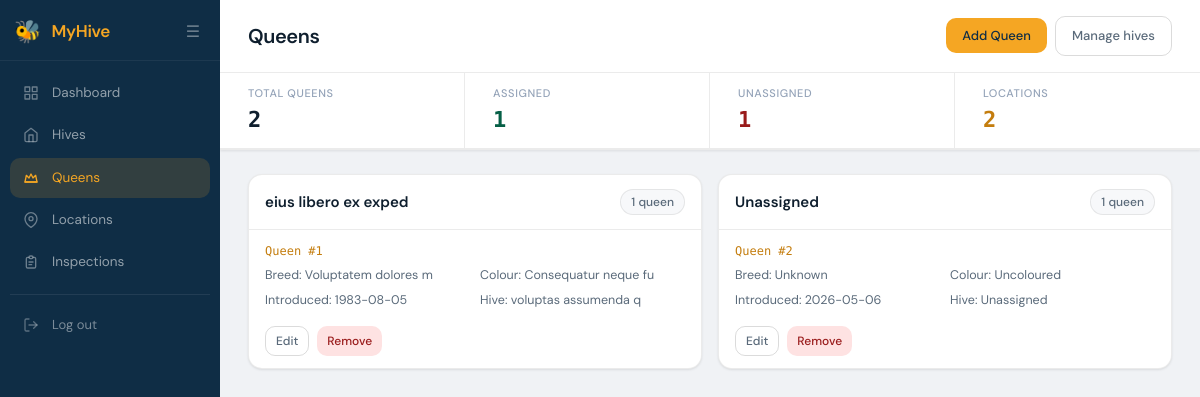
Page /queens (signed in) on the committed database.
### app.py (models this page shows, shortened)
    class Location(db.Model):
        id = db.Column(db.Integer, primary_key=True)
        user_id = db.Column(db.Integer, db.ForeignKey("user.id"))
        name = db.Column(db.String(120), default="No Location")
        hives = db.relationship("Hive", backref="at_location", lazy=True)
        Longitude = db.Column(db.Integer, default="Undefined")
        Latitude = db.Column(db.Integer, default="Undefined")
        max_number_of_hives = db.Column(db.Integer, default=0)

    class Queen(db.Model):
        id = db.Column(db.Integer, primary_key=True)
        user_id = db.Column(db.Integer, db.ForeignKey("user.id"))
        hive_id = db.relationship("Hive", backref="queen", lazy=True)
        breed = db.Column(db.String(20), default="Unknown")
        intro_date = db.Column(db.String(120), default=db.func.current_date())
        colour = db.Column(db.String(20))

    class Hive(db.Model):
        id = db.Column(db.Integer, primary_key=True)
        user_id = db.Column(db.Integer, db.ForeignKey("user.id"))
        last_inspection = db.Column(db.DateTime, default=db.func.current_date())
        box_size = db.Column(db.String(10), nullable=False)
        frames = db.Column(db.String(120), nullable=False)
        location_id = db.Column(db.Integer, db.ForeignKey("location.id"))
        queen_id = db.Column(db.Integer, db.ForeignKey("queen.id"))
        image_id = db.Column(db.Integer, db.ForeignKey("image.id"))
        feed = db.Column(db.String(40))
        name = db.Column(db.String(120))
        notes = db.Column(db.String(500), default="")

### app.py (the view)
    @app.route("/queens")
    def queens_page():
        user = db.session.get(User, session["user_id"])
        if not user:
            return redirect(url_for("login"))
        hive_by_queen_id = {hive.queen_id: hive for hive in user.hives if hive.queen_id}
        grouped = {}
        for queen in user.queens:
            hive = hive_by_queen_id.get(queen.id)
            location_name = "Unassigned"
            hive_name = None
            if hive:
                location_name = (
                    hive.at_location.name
                    if hive.at_location and hive.at_location.name
                    else "No Location"
                )
                hive_name = hive.name or f"Hive {hive.id}"
            queen_data = {
                "id": queen.id,
                "breed": queen.breed or "Unknown",
                "colour": queen.colour or "Uncoloured",
                "intro_date": queen.intro_date or "",
                "hive_name": hive_name,
            }
            grouped.setdefault(location_name, []).append(queen_data)
        grouped_queens = [
            {
                "location": location,
                "queens": sorted(queens, key=lambda item: item["id"]),
            }
            for location, queens in sorted(
                grouped.items(), key=lambda item: item[0].lower()
            )
        ]
        total_queens = len(user.queens)
        assigned_queens = len(
            [queen for queen in user.queens if queen.id in hive_by_queen_id]
        )
        return render_template(
            "queens.html",
            grouped_queens=grouped_queens,
            total_queens=total_queens,
            assigned_queens=assigned_queens,
            unassigned_queens=total_queens - assigned_queens,
        )

### app.py (called while the page is built, shortened)
    @app.before_request
    def require_login():
        if session.get("user_id") is not None:
            return

### templates/queens.html (shortened to what this page needs)
<!DOCTYPE html>
<html lang="en">
  <head>
    <link rel="stylesheet"
      href="{{ url_for('static', filename='css/style.css') }}" />
    <link rel="stylesheet"
      href="{{ url_for('static', filename='css/queens.css') }}" />
  </head>
  <body>
    <div class="container">
      <aside class="sidebar" id="sidebar">
        <div class="sidebar-header">
          <a class="logo" href="#">
            <span class="logo-icon">🐝</span>
            <span class="logo-text">MyHive</span>
          </a>
          <button id="toggle-sidebar" title="Toggle sidebar">&#9776;</button>
        </div>
        <nav>
          <ul>
            <li>
              <a href="{{ url_for('dashboard') }}">
                <span class="nav-icon">
                  <svg width="16" height="16" viewBox="0 0 24 24" fill="none"
                    stroke="currentColor" stroke-width="2"
                    stroke-linecap="round" stroke-linejoin="round">
                    <rect x="3" y="3" width="7" height="7" /><rect x="14" y="3"
                      width="7" height="7" />
                    <rect x="14" y="14" width="7" height="7" /><rect x="3"
                      y="14" width="7" height="7" />
                  </svg>
                </span>
                <span class="nav-label">Dashboard</span>
              </a>
            </li>
            <li>
              <a href="{{ url_for('hives_page') }}">
                <span class="nav-icon">
                  <svg width="16" height="16" viewBox="0 0 24 24" fill="none"
                    stroke="currentColor" stroke-width="2"
                    stroke-linecap="round" stroke-linejoin="round">
                    <path d="M3 9l9-7 9 7v11a2 2 0 01-2 2H5a2 2 0 01-2-2z" />
                    <polyline points="9 22 9 12 15 12 15 22" />
                  </svg>
                </span>
                <span class="nav-label">Hives</span>
              </a>
            </li>
            <li class="active">
              <a href="{{ url_for('queens_page') }}">
                <span class="nav-icon">
                  <svg width="16" height="16" viewBox="0 0 24 24" fill="none"
                    stroke="currentColor" stroke-width="2"
                    stroke-linecap="round" stroke-linejoin="round">
                    <path d="M3 18l2-10 4 4 3-6 3 6 4-4 2 10z" />
                    <line x1="3" y1="18" x2="21" y2="18" />
                  </svg>
                </span>
                <span class="nav-label">Queens</span>
              </a>
            </li>
            <li>
              <a href="{{ url_for('locations') }}">
                <span class="nav-icon">
                  <svg width="16" height="16" viewBox="0 0 24 24" fill="none"
                    stroke="currentColor" stroke-width="2"
                    stroke-linecap="round" stroke-linejoin="round">
                    <path d="M21 10c0 7-9 13-9 13S3 17 3 10a9 9 0 0118 0z" />
                    <circle cx="12" cy="10" r="3" />
                  </svg>
                </span>
                <span class="nav-label">Locations</span>
              </a>
            </li>
            <li>
              <a href="{{ url_for('inspections') }}">
                <span class="nav-icon">
                </span>
                <span class="nav-label">Inspections</span>
              </a>
            </li>
            <li class="nav-logout">
              <a href="{{ url_for('logout') }}">
                <span class="nav-icon">
                  <svg width="16" height="16" viewBox="0 0 24 24" fill="none"
                    stroke="currentColor" stroke-width="2"
                    stroke-linecap="round" stroke-linejoin="round">
                    <path d="M9 21H5a2 2 0 01-2-2V5a2 2 0 012-2h4" />
                    <polyline points="16 17 21 12 16 7" />
                    <line x1="21" y1="12" x2="9" y2="12" />
                  </svg>
                </span>
                <span class="nav-label">Log out</span>
              </a>
            </li>
          </ul>
        </nav>
      </aside>
      <main class="content">
        <div id="top-bar">
          <header>
            <h1>Queens</h1>
            <div class="queens-header-actions">
              <button class="btn-primary btn-secondary" type="button"
                id="add-queen-btn">Add Queen</button>
              <a class="btn-primary btn-ghost" href="{{ url_for('hives_page') }}">Manage hives</a>
            </div>
          </header>
          <div class="stats-strip">
            <div class="stat-item">
              <span class="stat-label">Total Queens</span>
              <span class="stat-value">{{ total_queens }}</span>
            </div>
            <div class="stat-item stat-queened">
              <span class="stat-label">Assigned</span>
              <span class="stat-value">{{ assigned_queens }}</span>
            </div>
            <div class="stat-item stat-unqueened">
              <span class="stat-label">Unassigned</span>
              <span class="stat-value">{{ unassigned_queens }}</span>
            </div>
            <div class="stat-item stat-locations">
              <span class="stat-label">Locations</span>
              <span class="stat-value">{{ grouped_queens|length }}</span>
            </div>
          </div>
        </div>
        <div class="page-body">
          {% if grouped_queens %}
            <section class="queens-locations-grid">
              {% for group in grouped_queens %}
                <article class="location-queen-card">
                  <div class="location-queen-header">
                    <h2>{{ group.location }}</h2>
                    <span class="queen-count">{{ group.queens|length }} queen{{ "" if group.queens|length == 1 else "s" }}</span>
                  </div>
                  <div class="queen-list">
                    {% for queen in group.queens %}
                      <div class="queen-row" data-queen-id="{{ queen.id }}"
                        data-queen-breed="{{ queen.breed }}"
                        data-queen-colour="{{ queen.colour }}"
                        data-queen-intro-date="{{ queen.intro_date if queen.intro_date else '' }}">
                        <div class="queen-id">Queen #{{ queen.id }}</div>
                        <div class="queen-meta">
                          <span>Breed: {{ queen.breed }}</span>
                          <span>Colour: {{ queen.colour }}</span>
                          <span>Introduced: {{ queen.intro_date if queen.intro_date else "N/A" }}</span>
                          <span>Hive: {{ queen.hive_name if queen.hive_name else "Unassigned" }}</span>
                        </div>
                        <div class="queen-actions">
                          <button class="btn-primary btn-ghost btn-sm queen-edit-btn"
                            type="button">Edit</button>
                          <button class="btn-danger btn-sm queen-remove-btn"
                            type="button">Remove</button>
                        </div>
                      </div>
                    {% endfor %}
                  </div>
                </article>
              {% endfor %}
            </section>
          {% else %}
            <section class="empty-state">
              <strong>No queens found</strong>
              <p>Add or move queens from the hives page to see them here.</p>
            </section>
          {% endif %}
        </div>
      </main>
    </div>
  </body>
</html>

### static/css/queens.css (style rules this page uses)
.queens-locations-grid { display: grid; grid-template-columns: repeat(auto-fill, minmax(320px, 1fr)); gap: 16px; align-items: stretch; grid-auto-rows: 1fr; }
.location-queen-card { background: var(--surface); border-radius: var(--radius-lg); border: 1px solid var(--border); box-shadow: var(--shadow-sm); overflow: hidden; display: flex; flex-direction: column; flex:1; justify-content: space-between; max-height: 230px }
.location-queen-header { display: flex; align-items: center; justify-content: space-between; padding: 14px 16px; border-bottom: 1px solid var(--border); }
.location-queen-header h2 { font-size: 15px; font-weight: 600; color: var(--text-primary); }
.queen-count { font-size: 12px; font-weight: 500; color: var(--text-secondary); background: var(--surface-2); border: 1px solid var(--border); border-radius: 999px; padding: 3px 10px; }
.queen-list { display: flex; flex-direction: column; flex: 1; overflow-y: auto; }
.queen-row { padding: 12px 16px; border-bottom: 1px solid var(--border); display: flex; flex-direction: column; min-height: 138px; }
.queen-row:last-child { border-bottom: none; }
.queen-id { font-family: "DM Mono", monospace; font-size: 12px; color: var(--gold-dark); margin-bottom: 6px; }
.queen-meta { display: grid; grid-template-columns: 1fr 1fr; gap: 6px 10px; }
.queen-meta span { font-size: 12.5px; color: var(--text-secondary); }
.queen-actions { display: flex; gap: 8px; margin-top: auto; padding-top: 10px; }
.btn-sm { padding: 6px 10px; font-size: 12px; }
.queens-header-actions { display: flex; align-items: center; gap: 8px; }

### rows in the picture
Location: location "eius libero ex exped", queens|length "1", id "1"
Queen: breed "Voluptatem dolores m", colour "Consequatur neque fu", intro_date "1983-08-05"
Hive: name "voluptas assumenda q"
Queen: id "2", breed "Unknown", colour "Uncoloured", intro_date "2026-05-06", hive_name "Unassigned"

### other values in the picture
{{ total_queens }} "2"
{{ assigned_queens }} "1"
{{ unassigned_queens }} "1"
{{ grouped_queens|length }} "2"
{{ group.location }} "Unassigned"
{{ group.queens|length }} "1"
